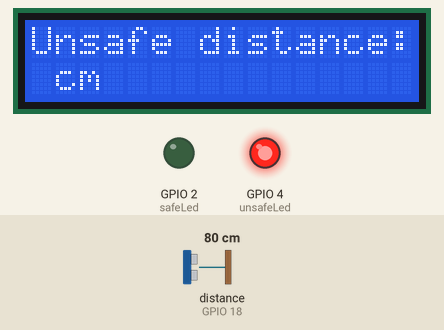
The sketch below on a simulated ESP32. Parts: 16×2 character LCD, output pins drawn as LEDs (lit = HIGH). Wiring (from diagram.json): ultrasonic range finder: trigger GPIO 5; echo GPIO 18. Inputs (shaded band) come from the test bench; at power-on: distance to the obstacle (sensor on GPIO 18) 80 cm. The echo pulse lasts 58.3 µs per cm; WiFi joins after 1.5 s; servers stay silent unless stated; uploads are accepted with an empty reply; the local clock reads 2024-03-15 10:24:30 at power-on unless the sketch sets it; pins used as bus, display or sensor lines are not drawn; what the sketch prints to the serial monitor is not drawn.

Above: at 5.7 s.
5.8 s: distance to the obstacle (sensor on GPIO 18) set to 197 cm
7.3 s: distance to the obstacle (sensor on GPIO 18) set to 205 cm
At 9.0 s:
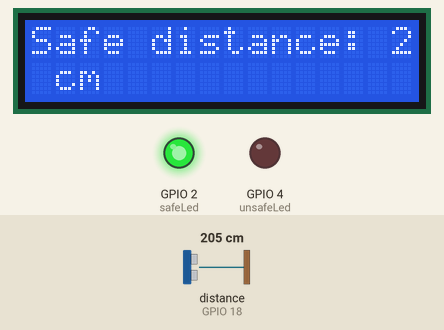
9.8 s: distance to the obstacle (sensor on GPIO 18) set to 2 cm
At 10.5 s:
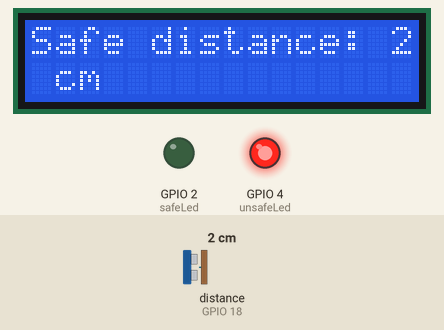
12.1 s: distance to the obstacle (sensor on GPIO 18) set to 250 cm
At 12.8 s:
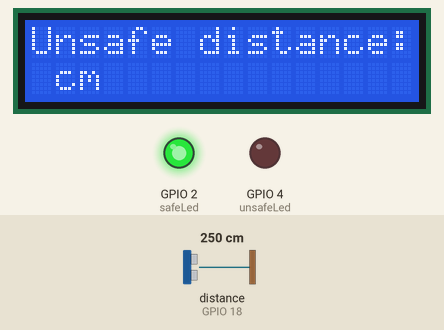
14.5 s: distance to the obstacle (sensor on GPIO 18) set to 4 cm
At 16.2 s:
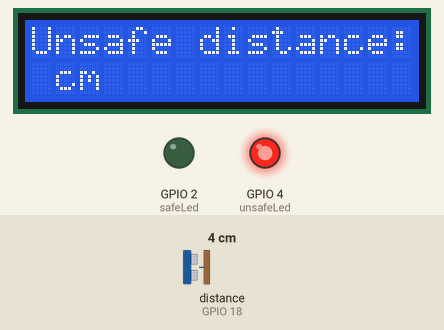
Timing chart, 0 to 17.7 s (numbered marks = the images above; inputs shaded):
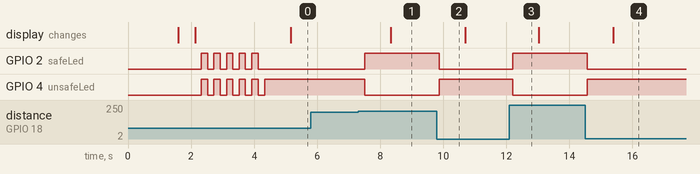

The sketch:

sketch.ino
```cpp
#include <Arduino.h>
#include <ArduinoJson.h>
#include <HTTPClient.h>
#include <LiquidCrystal_I2C.h>
#include <WiFi.h>
#include "time.h"

// WiFi Simulator Credentials
#define WIFI_SSID "Wokwi-GUEST"
#define WIFI_PASSWORD ""

// Firebase Device Status Database URL
#define DATABASE_URL "https://upcpre202401si572ws71iotstatus-default-rtdb.firebaseio.com/.json"

// Create HTTP Cient
HTTPClient client;

// Distance Simulator Configuration
#define triggerPin 5
#define echoPin 18
#define safeLed 2
#define unsafeLed 4

// Display Configuration
LiquidCrystal_I2C LCD = LiquidCrystal_I2C(0x27, 16, 2);

// Operation variables
int previousValue = 0;
String tempText = "";
String payload = "";

String sensorID = "HC001";
char timeStringBuffer[20];

String safeStatus;
String unsafeStatus;
String distanceStatus;

void setup() {
  // put your setup code here, to run once:
  Serial.begin(115200);
  Serial.println("ESP32-base IoT Distance Sensor Device");

  // LCD Setup
  LCD.init();
  LCD.backlight();
  LCD.setCursor(0, 0);
  LCD.print("Connecting to ");
  LCD.setCursor(0, 1);
  LCD.print("WiFi ");

  // WiFi Setup
  WiFi.mode(WIFI_STA);
  WiFi.begin(WIFI_SSID, WIFI_PASSWORD);
  Serial.print("Connecting");
  while (WiFi.status() != WL_CONNECTED) {
    Serial.print(".");
    delay(500);
  }

  Serial.println();
  Serial.print("Connected: ");
  Serial.println(WiFi.localIP());

  // Status Database Connectivity

  // Step 1. Display status
  LCD.clear();
  LCD.setCursor(0, 0);
  LCD.println("Online");
  delay(500);
  LCD.clear();
  LCD.setCursor(0,0);
  LCD.println("Connecting to");
  LCD.setCursor(0, 1);
  LCD.println("Firebase...");
  Serial.println("Connecting...");

  // Step 2. Perform connection
  client.begin(DATABASE_URL);
  int httpResponseCode = client.GET();

  if (httpResponseCode > 0) {
    LCD.clear();
    LCD.setCursor(0, 0);
    LCD.println("Connected");
    Serial.print("Connected.");
    Serial.println("Firebase payload: ");
    payload = client.getString();
    Serial.println(payload);
    Serial.println();
  }
  // Sensor Pin Configuration
  pinMode(triggerPin, OUTPUT);
  pinMode(echoPin, INPUT);
  pinMode(safeLed, OUTPUT);
  pinMode(unsafeLed, OUTPUT);

  // Data transmit
  for (int i = 0; i < 5; i++) {
    digitalWrite(safeLed, HIGH);
    digitalWrite(unsafeLed, HIGH);
    delay(200);
    digitalWrite(safeLed, LOW);
    digitalWrite(unsafeLed, LOW);
    delay(200);
  }

  // Time Client Configuration
  configTime(-9000, -9000, "1.south-america.pool.ntp.org");
}

void loop() {
  // Process init
  long sensorUltrasoundValue;
  // Start ultrasound
  digitalWrite(triggerPin, LOW);
  delayMicroseconds(2);
  digitalWrite(triggerPin, HIGH);
  // Stop ultrasound
  delayMicroseconds(2);
  digitalWrite(triggerPin, LOW);
  // Read ultrasound distance
  sensorUltrasoundValue = pulseIn(echoPin, HIGH);
  long sensorMetricValue = (sensorUltrasoundValue/2)/29.1;

  if (previousValue != sensorMetricValue) {
    if (sensorMetricValue > 200 || sensorMetricValue < 0) {
      digitalWrite(safeLed, HIGH);
      digitalWrite(unsafeLed, LOW);
      tempText = "Safe distance: ";
      safeStatus = "true";
      unsafeStatus = "false";
    } else {
      digitalWrite(safeLed, LOW);
      digitalWrite(unsafeLed, HIGH);
      tempText = "Unsafe distance: ";
      safeStatus = "false";
      unsafeStatus = "true";
    }
    struct tm timeinfo;
    if (!getLocalTime(&timeinfo)) {
      Serial.println("Time Error");
    }
    strftime(timeStringBuffer, sizeof(timeStringBuffer), "%d/%m/%Y %H:%M", &timeinfo);
    Serial.println(String(timeStringBuffer));

    // Send information to Database
    client.PATCH("{\"Status/Sensors/time\":\"" + String(timeStringBuffer) + "\"}");
    client.PATCH("{\"Status/Led/safeLed\":" + safeStatus + "}");
    client.PATCH("{\"Status/Led/unsafeLed\":" + unsafeStatus + "}");
    client.PATCH("{\"Status/Sensors/Distance\":" + String(sensorMetricValue) + "}");

    LCD.clear();
    LCD.setCursor(0, 0);
    LCD.print(tempText);
    LCD.print(sensorMetricValue);
    LCD.setCursor(0, 1);
    LCD.println(" cm");
  }

  previousValue = sensorMetricValue;
  delay(500);

}
```

Measured:
- the behaviour switches between 200 and 201 cm on distance to the obstacle (sensor on GPIO 18) (found by bisection; images 0 and 1)
- after the input at 5.8 s, every drawn part: stays the same
- after the input at 7.3 s, GPIO 2 (safeLed): LOW → HIGH after 0.22 s; GPIO 4 (unsafeLed): HIGH → LOW after 0.22 s; the display: changes after 1.0 s (image 1)
- after the input at 9.8 s, GPIO 2 (safeLed): HIGH → LOW after 0.07 s; GPIO 4 (unsafeLed): LOW → HIGH after 0.07 s
- after the input at 12.1 s, GPIO 2 (safeLed): LOW → HIGH after 0.11 s; GPIO 4 (unsafeLed): HIGH → LOW after 0.11 s
- after the input at 14.5 s, GPIO 2 (safeLed): HIGH → LOW after 0.06 s; GPIO 4 (unsafeLed): LOW → HIGH after 0.06 s; the display: changes after 0.89 s (image 4)
- by itself, GPIO 4 (unsafeLed): alternates HIGH for 0.20 s and LOW for 0.20 s, 10 changes in all, then stays HIGH
